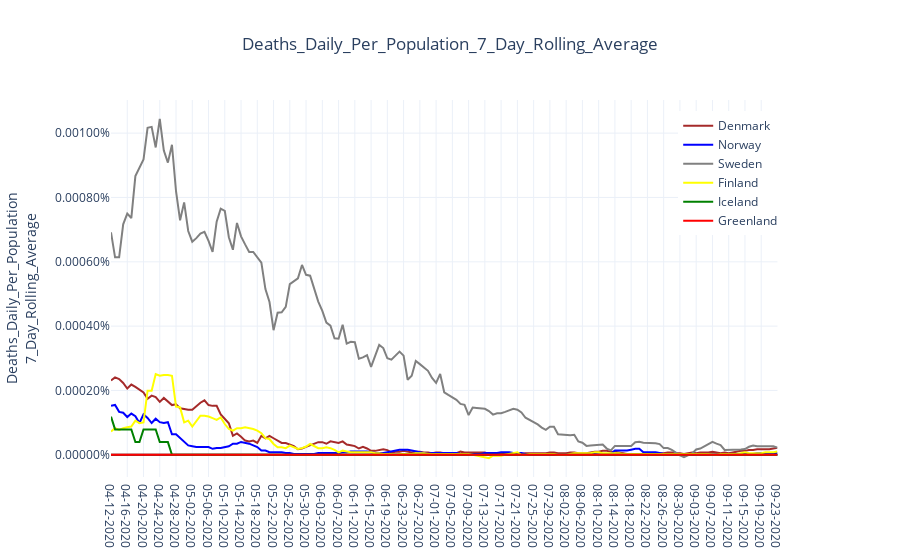

Here is the notebook cell this chart was saved with:
### Code cell
fig = make_subplots(specs=[[{'secondary_y':True}]])
for mycountry in countries_list:
    fig.add_trace(go.Scatter(x=country_df[country_df['Country_Region']==mycountry]['Date'],
                               y=country_df[country_df['Country_Region']==mycountry]['Deaths_Daily_Per_Population_7_Day_Rolling_Average'],
                               name = rename_dict[mycountry],
                               line = {'color':colors_dict[mycountry]}),
                  secondary_y = False)

fig.update_layout(showlegend = True,
                #legend= {'x':0.09,'y':0.97,'bgcolor':'rgba(0,0,0,0)'},
                legend = {'x':0.8,'y':0.97},
                title='Deaths_Daily_Per_Population_7_Day_Rolling_Average',
                title_x=0.5,
                #margin = {'r':55},
                yaxis={'title':'Deaths_Daily_Per_Population<br>7_Day_Rolling_Average',
                       'tickformat':'.5%',
                       #'range': [0.0,0.000035],
                       'zeroline':True,'zerolinecolor':'#000000','zerolinewidth':2.0},
                template = 'plotly_white')

#fig.update_yaxes(title_text='People_Tested_Daily_Per_Population<br>7_Day_Rolling_Average',
#                 secondary_y=True,tickformat='.1%')
fig.show()
myfilename = r'C:\__YOUTUBE__\__POLITICS__\Coronavirus\outputdata\3-CV_Deaths_Per_Pop_7DAVG.png'
fig.write_image(myfilename,width = 852,height = 480, scale = 2.0)
print('Static Image:')
Image(filename=myfilename)

### Figure 1 — Plotly figure (JSON) as saved in the notebook; plotly's stock layout.template omitted (floating-point values rounded to 4 significant figures; data arrays with more than 128 entries replaced by an {"elided": "..."} marker saying what was removed)
{"data": [{"line": {"color": "brown"}, "name": "Denmark", "type": "scatter", "x": {"elided": "165 str values"}, "xaxis": "x", "y": {"elided": "165 float values"}, "yaxis": "y"}, {"line": {"color": "blue"}, "name": "Norway", "type": "scatter", "x": {"elided": "165 str values"}, "xaxis": "x", "y": {"elided": "165 float values"}, "yaxis": "y"}, {"line": {"color": "grey"}, "name": "Sweden", "type": "scatter", "x": {"elided": "165 str values"}, "xaxis": "x", "y": {"elided": "165 float values"}, "yaxis": "y"}, {"line": {"color": "yellow"}, "name": "Finland", "type": "scatter", "x": {"elided": "165 str values"}, "xaxis": "x", "y": {"elided": "165 float values"}, "yaxis": "y"}, {"line": {"color": "green"}, "name": "Iceland", "type": "scatter", "x": {"elided": "165 str values"}, "xaxis": "x", "y": {"elided": "165 float values"}, "yaxis": "y"}, {"line": {"color": "red"}, "name": "Greenland", "type": "scatter", "x": {"elided": "165 str values"}, "xaxis": "x", "y": {"elided": "165 int values"}, "yaxis": "y"}], "layout": {"legend": {"x": 0.8, "y": 0.97}, "showlegend": true, "title": {"text": "Deaths_Daily_Per_Population_7_Day_Rolling_Average", "x": 0.5}, "xaxis": {"anchor": "y", "domain": [0, 0.94]}, "yaxis": {"anchor": "x", "domain": [0, 1], "tickformat": ".5%", "title": {"text": "Deaths_Daily_Per_Population<br>7_Day_Rolling_Average"}, "zeroline": true, "zerolinecolor": "#000000", "zerolinewidth": 2}, "yaxis2": {"anchor": "x", "overlaying": "y", "side": "right"}}}
